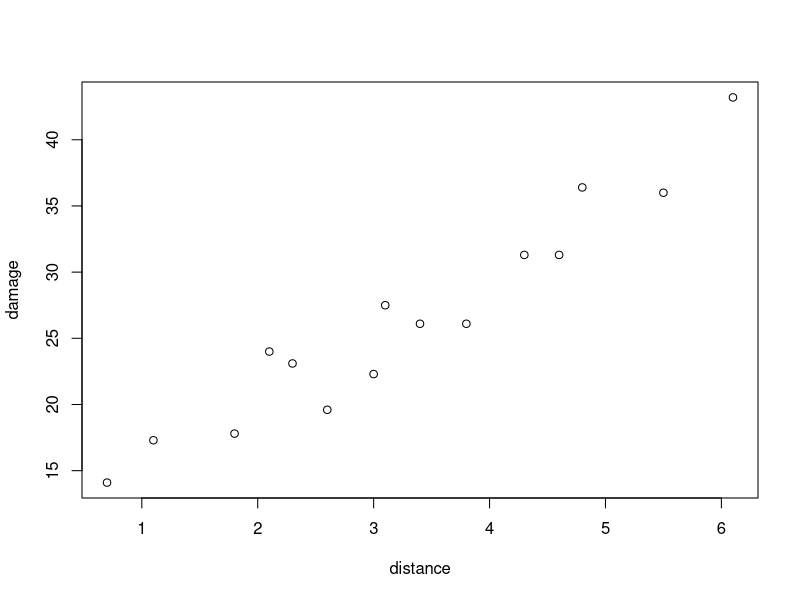
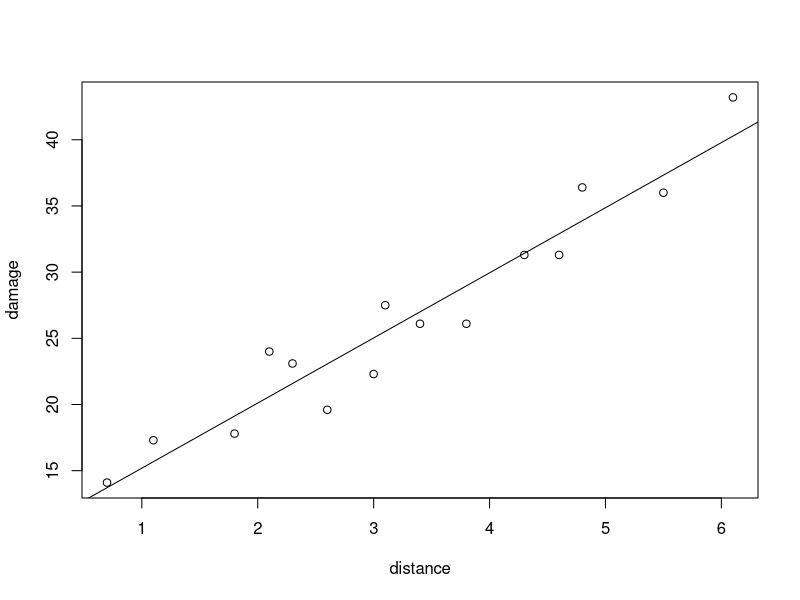

Generate these figures, in order, with R:

# Create the matrix

distance <-c(3.4, 1.8, 4.6, 2.3, 3.1, 5.5, .7, 3.0, 2.6, 4.3, 2.1, 1.1, 6.1, 4.8, 3.8)

damage <- c(26.1, 17.8, 31.3, 23.1, 27.5, 36.0, 14.1, 22.3, 19.6, 31.3, 24.0, 17.3, 43.2, 36.4, 26.1)

fd <- data.frame(distance, damage)

# Basic Plot -  y is damage, x is distance
plot(distance, damage)

# Correlation 
cor(distance, damage)

# Part 1
# Build the model
# damage <- gradient(x) + intercept
fit <- lm(damage ~ distance)

#plot(fit)

# display model gradient and intercept
fit

# Part 2 & 3
# plot with regression line 
plot(distance, damage)
abline(fit)

# Part 4
summary(fit)

# Part 5
# The t-value t-is a measure of how many standard deviations our coefficient estimate is far away from 0
# T value far above 0 indicating a relationship exists 

# Likewise a small p-value indicates there is a relationship between distance and damage

# T & P values of data
#t.test(distance, damage)


# Part 6
# News values for distance (x)
newData <- c(0.5, 1.5, 2.5, 3.5)


# Predictions for new observations
predict(fit,data.frame(distance=newData, interval="confidence"))


# Part 7
# confidence level parameters for 95%
confint(fit, level=0.95)
